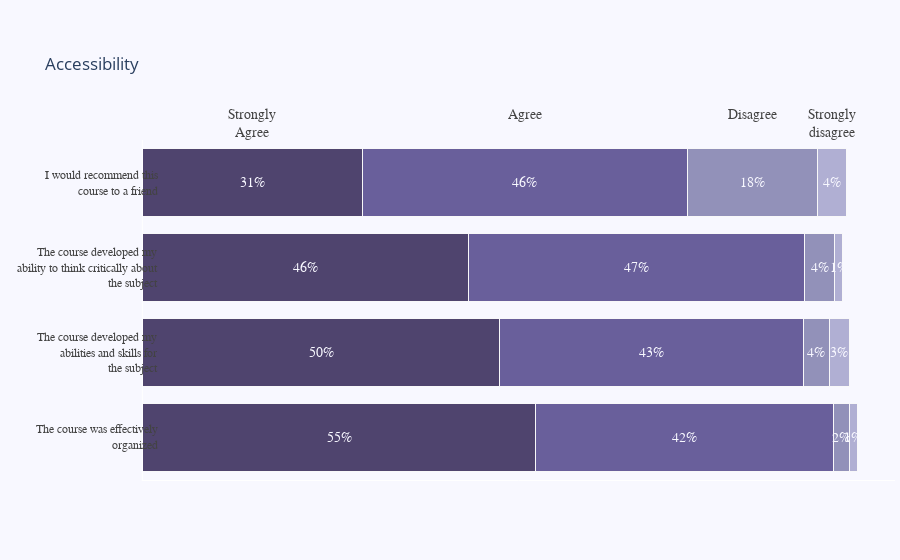

The cell this chart's notebook holds for it:
### Code cell
import plotly.graph_objects as go

top_labels = ['Strongly<br>Agree', 'Agree', 'Disagree',
              'Strongly<br>disagree']

colors = ['rgba(38, 24, 74, 0.8)', 'rgba(71, 58, 131, 0.8)',
          'rgba(122, 120, 168, 0.8)', 'rgba(164, 163, 204, 0.85)',
          'rgba(190, 192, 213, 1)']
TOTAL_RESULTS = 531
x_data = survey_results

y_data = ['The course was effectively<br>organized',
          'The course developed my<br>abilities and skills ' +
          'for<br>the subject', 'The course developed ' +
          'my<br>ability to think critically about<br>the subject',
          'I would recommend this<br>course to a friend']


fig = go.Figure(layout=dict(title=dict(text="Accessibility")))

for i in range(0, len(x_data[0])):
    for xd, yd in zip(x_data, y_data):
        fig.add_trace(go.Bar(
            x=[xd[i]], y=[yd],
            orientation='h',
            marker=dict(
                color=colors[i],
                line=dict(color='rgb(248, 248, 249)', width=1)
            )
        ))

fig.update_layout(
    xaxis=dict(
        showgrid=False,
        showline=True,
        showticklabels=False,
        zeroline=False,
        domain=[0.15, 1]
    ),
    yaxis=dict(
        showgrid=False,
        showline=True,
        showticklabels=False,
        zeroline=False,
    ),
    barmode='stack',
    paper_bgcolor='rgb(248, 248, 255)',
    plot_bgcolor='rgb(248, 248, 255)',
    margin=dict(l=10, r=5, t=140, b=80), #######################################################
    showlegend=False,
)

annotations = []

for yd, xd in zip(y_data, x_data):
    # labeling the y-axis
    annotations.append(dict(xref='paper', yref='y',
                            x=0.17, y=yd,
                            xanchor='right',
                            text=str(yd),
                            font=dict(family='Arial', size=12,
                                      color='rgb(67, 67, 67)'),
                            showarrow=False, align='right'))
    # labeling the first percentage of each bar (x_axis)
    annotations.append(dict(xref='x', yref='y',
                            x=xd[0] / 2, y=yd,
                            text=str(round(xd[0]/TOTAL_RESULTS*100)) + '%',
                            font=dict(family='Arial', size=14,
                                      color='rgb(248, 248, 255)'),
                            showarrow=False))
    # labeling the first Likert scale (on the top)
    if yd == y_data[-1]:
        annotations.append(dict(xref='x', yref='paper',
                                x=xd[0] / 2, y=1.1,
                                text=top_labels[0],
                                font=dict(family='Arial', size=14,
                                          color='rgb(67, 67, 67)'),
                                showarrow=False))
    space = xd[0]
    for i in range(1, len(xd)):
            # labeling the rest of percentages for each bar (x_axis)
            annotations.append(dict(xref='x', yref='y',
                                    x=space + (xd[i]/2), y=yd,
                                    text=str(round(xd[i]/TOTAL_RESULTS*100)) + '%',
                                    font=dict(family='Arial', size=14,
                                              color='rgb(248, 248, 255)'),
                                    showarrow=False))
            # labeling the Likert scale
            if yd == y_data[-1]:
                annotations.append(dict(xref='x', yref='paper',
                                        x=space + (xd[i]/2), y=1.1,
                                        text=top_labels[i],
                                        font=dict(family='Arial', size=14,
                                                  color='rgb(67, 67, 67)'),
                                        showarrow=False))
            space += xd[i]

fig.update_layout(annotations=annotations)

fig.show()

### Figure 1 — Plotly figure (JSON) as saved in the notebook; plotly's stock layout.template omitted (floating-point values rounded to 4 significant figures)
{"data": [{"marker": {"color": "rgba(38, 24, 74, 0.8)", "line": {"color": "rgb(248, 248, 249)", "width": 1}}, "orientation": "h", "type": "bar", "x": [292], "y": ["The course was effectively<br>organized"]}, {"marker": {"color": "rgba(38, 24, 74, 0.8)", "line": {"color": "rgb(248, 248, 249)", "width": 1}}, "orientation": "h", "type": "bar", "x": [265], "y": ["The course developed my<br>abilities and skills for<br>the subject"]}, {"marker": {"color": "rgba(38, 24, 74, 0.8)", "line": {"color": "rgb(248, 248, 249)", "width": 1}}, "orientation": "h", "type": "bar", "x": [242], "y": ["The course developed my<br>ability to think critically about<br>the subject"]}, {"marker": {"color": "rgba(38, 24, 74, 0.8)", "line": {"color": "rgb(248, 248, 249)", "width": 1}}, "orientation": "h", "type": "bar", "x": [163], "y": ["I would recommend this<br>course to a friend"]}, {"marker": {"color": "rgba(71, 58, 131, 0.8)", "line": {"color": "rgb(248, 248, 249)", "width": 1}}, "orientation": "h", "type": "bar", "x": [221], "y": ["The course was effectively<br>organized"]}, {"marker": {"color": "rgba(71, 58, 131, 0.8)", "line": {"color": "rgb(248, 248, 249)", "width": 1}}, "orientation": "h", "type": "bar", "x": [226], "y": ["The course developed my<br>abilities and skills for<br>the subject"]}, {"marker": {"color": "rgba(71, 58, 131, 0.8)", "line": {"color": "rgb(248, 248, 249)", "width": 1}}, "orientation": "h", "type": "bar", "x": [250], "y": ["The course developed my<br>ability to think critically about<br>the subject"]}, {"marker": {"color": "rgba(71, 58, 131, 0.8)", "line": {"color": "rgb(248, 248, 249)", "width": 1}}, "orientation": "h", "type": "bar", "x": [242], "y": ["I would recommend this<br>course to a friend"]}, {"marker": {"color": "rgba(122, 120, 168, 0.8)", "line": {"color": "rgb(248, 248, 249)", "width": 1}}, "orientation": "h", "type": "bar", "x": [12], "y": ["The course was effectively<br>organized"]}, {"marker": {"color": "rgba(122, 120, 168, 0.8)", "line": {"color": "rgb(248, 248, 249)", "width": 1}}, "orientation": "h", "type": "bar", "x": [19], "y": ["The course developed my<br>abilities and skills for<br>the subject"]}, {"marker": {"color": "rgba(122, 120, 168, 0.8)", "line": {"color": "rgb(248, 248, 249)", "width": 1}}, "orientation": "h", "type": "bar", "x": [22], "y": ["The course developed my<br>ability to think critically about<br>the subject"]}, {"marker": {"color": "rgba(122, 120, 168, 0.8)", "line": {"color": "rgb(248, 248, 249)", "width": 1}}, "orientation": "h", "type": "bar", "x": [96], "y": ["I would recommend this<br>course to a friend"]}, {"marker": {"color": "rgba(164, 163, 204, 0.85)", "line": {"color": "rgb(248, 248, 249)", "width": 1}}, "orientation": "h", "type": "bar", "x": [6], "y": ["The course was effectively<br>organized"]}, {"marker": {"color": "rgba(164, 163, 204, 0.85)", "line": {"color": "rgb(248, 248, 249)", "width": 1}}, "orientation": "h", "type": "bar", "x": [15], "y": ["The course developed my<br>abilities and skills for<br>the subject"]}, {"marker": {"color": "rgba(164, 163, 204, 0.85)", "line": {"color": "rgb(248, 248, 249)", "width": 1}}, "orientation": "h", "type": "bar", "x": [6], "y": ["The course developed my<br>ability to think critically about<br>the subject"]}, {"marker": {"color": "rgba(164, 163, 204, 0.85)", "line": {"color": "rgb(248, 248, 249)", "width": 1}}, "orientation": "h", "type": "bar", "x": [22], "y": ["I would recommend this<br>course to a friend"]}], "layout": {"annotations": [{"align": "right", "font": {"color": "rgb(67, 67, 67)", "family": "Arial", "size": 12}, "showarrow": false, "text": "The course was effectively<br>organized", "x": 0.17, "xanchor": "right", "xref": "paper", "y": "The course was effectively<br>organized", "yref": "y"}, {"font": {"color": "rgb(248, 248, 255)", "family": "Arial", "size": 14}, "showarrow": false, "text": "55%", "x": 146, "xref": "x", "y": "The course was effectively<br>organized", "yref": "y"}, {"font": {"color": "rgb(248, 248, 255)", "family": "Arial", "size": 14}, "showarrow": false, "text": "42%", "x": 402.5, "xref": "x", "y": "The course was effectively<br>organized", "yref": "y"}, {"font": {"color": "rgb(248, 248, 255)", "family": "Arial", "size": 14}, "showarrow": false, "text": "2%", "x": 519, "xref": "x", "y": "The course was effectively<br>organized", "yref": "y"}, {"font": {"color": "rgb(248, 248, 255)", "family": "Arial", "size": 14}, "showarrow": false, "text": "1%", "x": 528, "xref": "x", "y": "The course was effectively<br>organized", "yref": "y"}, {"align": "right", "font": {"color": "rgb(67, 67, 67)", "family": "Arial", "size": 12}, "showarrow": false, "text": "The course developed my<br>abilities and skills for<br>the subject", "x": 0.17, "xanchor": "right", "xref": "paper", "y": "The course developed my<br>abilities and skills for<br>the subject", "yref": "y"}, {"font": {"color": "rgb(248, 248, 255)", "family": "Arial", "size": 14}, "showarrow": false, "text": "50%", "x": 132.5, "xref": "x", "y": "The course developed my<br>abilities and skills for<br>the subject", "yref": "y"}, {"font": {"color": "rgb(248, 248, 255)", "family": "Arial", "size": 14}, "showarrow": false, "text": "43%", "x": 378, "xref": "x", "y": "The course developed my<br>abilities and skills for<br>the subject", "yref": "y"}, {"font": {"color": "rgb(248, 248, 255)", "family": "Arial", "size": 14}, "showarrow": false, "text": "4%", "x": 500.5, "xref": "x", "y": "The course developed my<br>abilities and skills for<br>the subject", "yref": "y"}, {"font": {"color": "rgb(248, 248, 255)", "family": "Arial", "size": 14}, "showarrow": false, "text": "3%", "x": 517.5, "xref": "x", "y": "The course developed my<br>abilities and skills for<br>the subject", "yref": "y"}, {"align": "right", "font": {"color": "rgb(67, 67, 67)", "family": "Arial", "size": 12}, "showarrow": false, "text": "The course developed my<br>ability to think critically about<br>the subject", "x": 0.17, "xanchor": "right", "xref": "paper", "y": "The course developed my<br>ability to think critically about<br>the subject", "yref": "y"}, {"font": {"color": "rgb(248, 248, 255)", "family": "Arial", "size": 14}, "showarrow": false, "text": "46%", "x": 121, "xref": "x", "y": "The course developed my<br>ability to think critically about<br>the subject", "yref": "y"}, {"font": {"color": "rgb(248, 248, 255)", "family": "Arial", "size": 14}, "showarrow": false, "text": "47%", "x": 367, "xref": "x", "y": "The course developed my<br>ability to think critically about<br>the subject", "yref": "y"}, {"font": {"color": "rgb(248, 248, 255)", "family": "Arial", "size": 14}, "showarrow": false, "text": "4%", "x": 503, "xref": "x", "y": "The course developed my<br>ability to think critically about<br>the subject", "yref": "y"}, {"font": {"color": "rgb(248, 248, 255)", "family": "Arial", "size": 14}, "showarrow": false, "text": "1%", "x": 517, "xref": "x", "y": "The course developed my<br>ability to think critically about<br>the subject", "yref": "y"}, {"align": "right", "font": {"color": "rgb(67, 67, 67)", "family": "Arial", "size": 12}, "showarrow": false, "text": "I would recommend this<br>course to a friend", "x": 0.17, "xanchor": "right", "xref": "paper", "y": "I would recommend this<br>course to a friend", "yref": "y"}, {"font": {"color": "rgb(248, 248, 255)", "family": "Arial", "size": 14}, "showarrow": false, "text": "31%", "x": 81.5, "xref": "x", "y": "I would recommend this<br>course to a friend", "yref": "y"}, {"font": {"color": "rgb(67, 67, 67)", "family": "Arial", "size": 14}, "showarrow": false, "text": "Strongly<br>Agree", "x": 81.5, "xref": "x", "y": 1.1, "yref": "paper"}, {"font": {"color": "rgb(248, 248, 255)", "family": "Arial", "size": 14}, "showarrow": false, "text": "46%", "x": 284, "xref": "x", "y": "I would recommend this<br>course to a friend", "yref": "y"}, {"font": {"color": "rgb(67, 67, 67)", "family": "Arial", "size": 14}, "showarrow": false, "text": "Agree", "x": 284, "xref": "x", "y": 1.1, "yref": "paper"}, {"font": {"color": "rgb(248, 248, 255)", "family": "Arial", "size": 14}, "showarrow": false, "text": "18%", "x": 453, "xref": "x", "y": "I would recommend this<br>course to a friend", "yref": "y"}, {"font": {"color": "rgb(67, 67, 67)", "family": "Arial", "size": 14}, "showarrow": false, "text": "Disagree", "x": 453, "xref": "x", "y": 1.1, "yref": "paper"}, {"font": {"color": "rgb(248, 248, 255)", "family": "Arial", "size": 14}, "showarrow": false, "text": "4%", "x": 512, "xref": "x", "y": "I would recommend this<br>course to a friend", "yref": "y"}, {"font": {"color": "rgb(67, 67, 67)", "family": "Arial", "size": 14}, "showarrow": false, "text": "Strongly<br>disagree", "x": 512, "xref": "x", "y": 1.1, "yref": "paper"}], "autosize": true, "barmode": "stack", "margin": {"b": 80, "l": 10, "r": 5, "t": 140}, "paper_bgcolor": "rgb(248, 248, 255)", "plot_bgcolor": "rgb(248, 248, 255)", "showlegend": false, "title": {"text": "Accessibility"}, "xaxis": {"autorange": true, "domain": [0.15, 1], "range": [0, 558.9], "showgrid": false, "showline": true, "showticklabels": false, "type": "linear", "zeroline": false}, "yaxis": {"autorange": true, "range": [-0.5, 3.5], "showgrid": false, "showline": true, "showticklabels": false, "type": "category", "zeroline": false}}}
